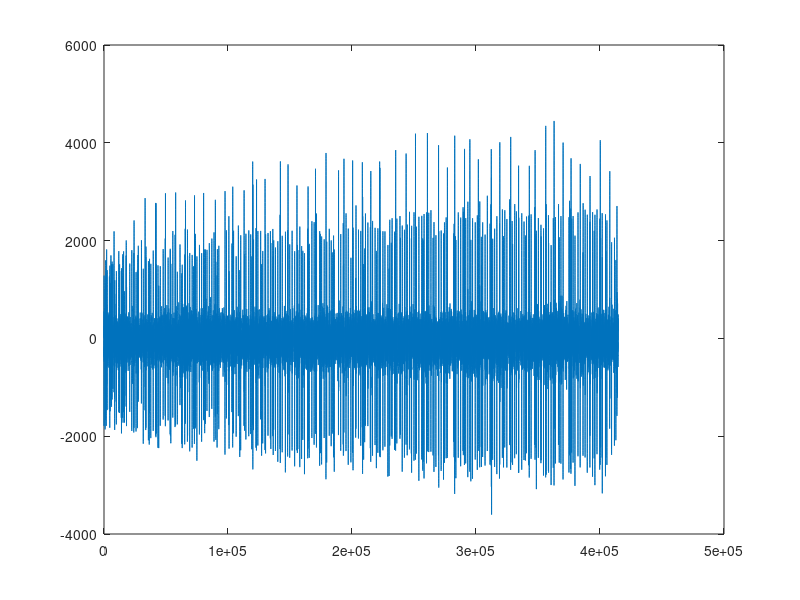

The MATLAB source for this figure: (Note: this script raises an error after producing the figure.)
clear all
figure(1)
clf
data1 =  load('record-before.txt');
data1 =  transpose( data1);

data2 =  load('result.txt');
data2 =  transpose( data2);
data2 = data2(1:length(data2)-1);
plot(data2);
hold on;

Hd = lowpass;
output=filter(Hd,data1);
Hd = highpass;
output=filter(Hd,output);

plot(output/2);
hold on;

figure(2)
clf
plot(output - data2)

figure(3)
clf
y = fft(data2);
n = length(data2);                         
fshift = (-n/2:n/2-1)*(48000/n);
yshift = fftshift(y);
plot(fshift,abs(yshift))
hold on;
title('Magnitude')
y = fft(output);
yshift = fftshift(y);
plot(fshift,-abs(yshift),'r')
xlim([-10,400])